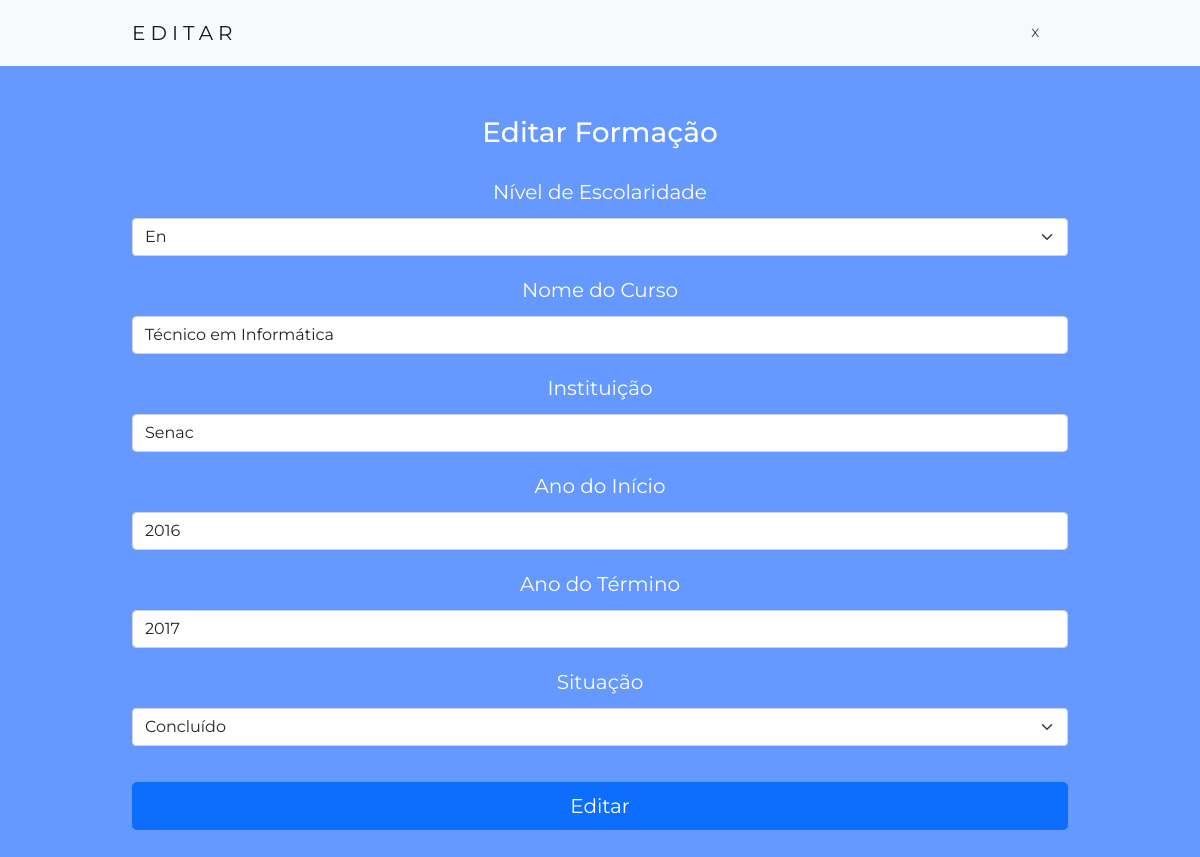
Page /editar-formacao.php?id=2 (signed in) on the committed database.
### tables this page shows
CREATE TABLE `formacoes` (
  `idformacao` int(11) NOT NULL,
  `nivel` varchar(2) DEFAULT NULL,
  `nome_curso` varchar(255) DEFAULT NULL,
  `instituicao` varchar(255) DEFAULT NULL,
  `situacao` varchar(255) DEFAULT NULL,
  `ano_inicio` year(4) DEFAULT NULL,
  `ano_fim` year(4) DEFAULT NULL,
  `idusuario` int(11) DEFAULT NULL
);

### acoes/consulta-formacao.php (called while the page is built, shortened)
<?php
    require_once "conexao.php";
    if(isset($_GET['id'])) {
        $id_formacao = mysqli_real_escape_string($con, $_GET['id']);
    $sql = "SELECT * FROM formacoes WHERE idformacao = '$id_formacao'";
    $resultado = mysqli_query($con, $sql);
    $dados = mysqli_fetch_array($resultado);
    $nivel         = $dados['nivel'];
    $nome_curso    = $dados['nome_curso'];
    $instituicao   = $dados['instituicao'];
    $ano_inicio    = $dados['ano_inicio'];
    $ano_fim   = $dados['ano_fim'];
    $situacao      = $dados['situacao'];
    }

### editar-formacao.php (the view, shortened to what this page needs)
<?php
  include_once 'acoes/consulta-formacao.php';
?>
<!DOCTYPE html>
<html lang="pt-br">
 <head>
  <link rel="stylesheet" href="assets/css/bootstrap.min.css" >
  <link rel="stylesheet" href="https://cdn.jsdelivr.net/npm/bootstrap-icons@1.5.0/font/bootstrap-icons.css">
  <link rel="stylesheet" href="assets/css/tema-curriculo.css" />
  <link rel="stylesheet" href="assets/css/form-validation.css" />
</head>
<body>
 <nav class="navbar navbar-expand-md navbar-light bg-light">
  <div class="container">
    <div class="navbar-header">
      <a class="navbar-brand" href="#">EDITAR</a>
    </div>
    <div class="collapse navbar-collapse" id="navbarCollapse">
        <ul class="nav navbar-nav d-flex justify-content-end" id="links">
            <li><a href="painel.php">X</a></li>
        </ul>
    </div>
  </div>
</nav>
<div class="container-fluid bg1 text-center" id="quem">
  <h3>Editar Formação</h3>
  <form action="acoes/edita-formacao.php" method="POST" class="needs-validation container" novalidate>
  <div class="row g-12">
      <div class="col-md-12">
        <label for="nivel" class="form-label">Nível de Escolaridade</label>
        <select class="form-select" id="nivel" name="nivel" autofocus required>
          <optgroup label="Dado anterior">
            <option value="<?= $nivel; ?>"><?= $nivel; ?></option>
          </optgroup>
        </select>
      </div>
      <div class="col-sm-12">
        <label for="nome_curso" class="form-label">Nome do Curso</label>
        <input type="text" class="form-control" id="nome_curso" name="nome_curso" placeholder=""
          value="<?= $nome_curso; ?>" required>
      </div>
      <div class="col-sm-12">
        <label for="instituicao" class="form-label">Instituição</label>
        <input type="text" class="form-control" id="instituicao" name="instituicao" placeholder=""
          value="<?= $instituicao; ?>" required>
      </div>
      <div class="col-md-12">
        <label for="ano_curso" class="form-label">Ano do Início</label>
        <input type="number" class="form-control" id="ano_inicio" name="ano_inicio"
          value="<?= $ano_inicio; ?>" min="1950" max="2050" step="1" required>
      </div>
      <div class="col-md-12">
        <label for="ano_curso" class="form-label">Ano do Término</label>
        <input type="number" class="form-control" id="ano_fim" name="ano_fim"
          value="<?= $ano_fim; ?>" min="1950" max="2050" step="1">
      </div>
      <div class="col-md-12">
        <label for="situacao" class="form-label">Situação</label>
        <select class="form-select" id="situacao" name="situacao" required>
          <optgroup label="Dado anterior">
            <option value="<?= $situacao; ?>"><?= $situacao; ?></option>
          </optgroup>
        </select>
      </div>
      </div>
      <br>
      <button class="w-100 btn btn-primary btn-lg" type="submit" name="bt_editar">
        Editar
      </button>
  </form>
</div>
</body>
</html>

### assets/css/tema-curriculo.css (style rules this page uses)
body { font: 20px "Montserrat", sans-serif; line-height: 1.8; }
#links { width: 100%; line-height: 1.9rem; }
.navbar { padding-top: 15px; padding-bottom: 15px; border: 0; border-radius: 0; margin-bottom: 0; font-size: 12px; letter-spacing: 5px; }
.navbar-nav li a { color: #2f2f2f; text-decoration: none; padding-right: 1.5rem; }
.container-fluid { padding-top: 50px; padding-bottom: 50px; }
.bg1 { background-color: #6699ff; color: #ffffff; }

### assets/css/form-validation.css (style rules this page uses)
.container { max-width: 960px; }
label { margin-top: 1rem; }

### rows in the picture
formacoes: nivel "En", nome_curso "Técnico em Informática", instituicao "Senac", ano_inicio "2016", ano_fim "2017", situacao "Concluído"
